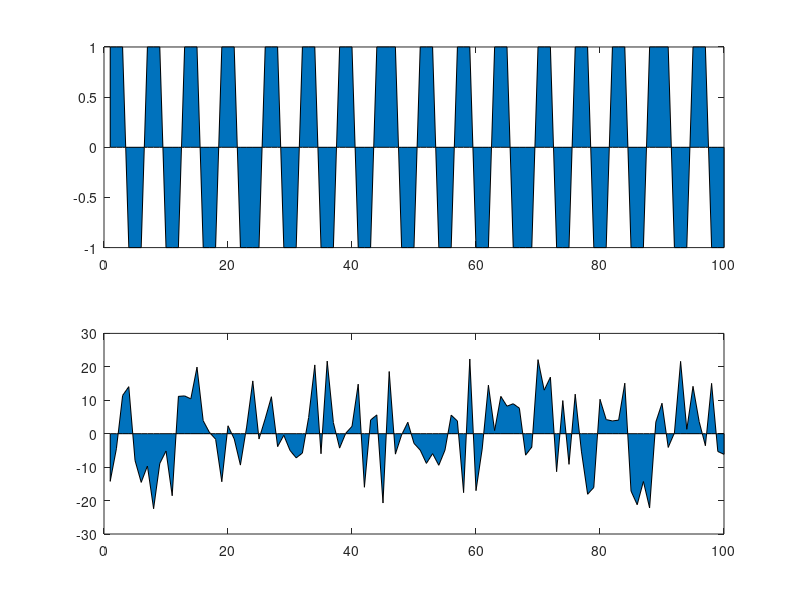

Recreate this plot in MATLAB.
clear all; close all;

#
# In this program we simulate the effects of an additive noise into a signal source s(t). 
#
#  s(t)-----(sum)-------r(t)
#             |
#             |
#            n(t)


# 
# Transmitter 
#

x = 1:100;
voice = sin(x);

# Convert to digital 

digital = sign(voice);
#area(x,digital);


#
# Channel
#

noise = awgn(voice,-20);

# additive channel

raw_receiver = noise + digital;


subplot(2, 1, 1)
area(x, digital);
subplot(2, 1, 2)
area(x, raw_receiver);

# Sent/Received

pre_ber = digital - raw_receiver;
bits_received = find(pre_ber < -1); 
BER = numel(bits_received)/numel(digital)  
